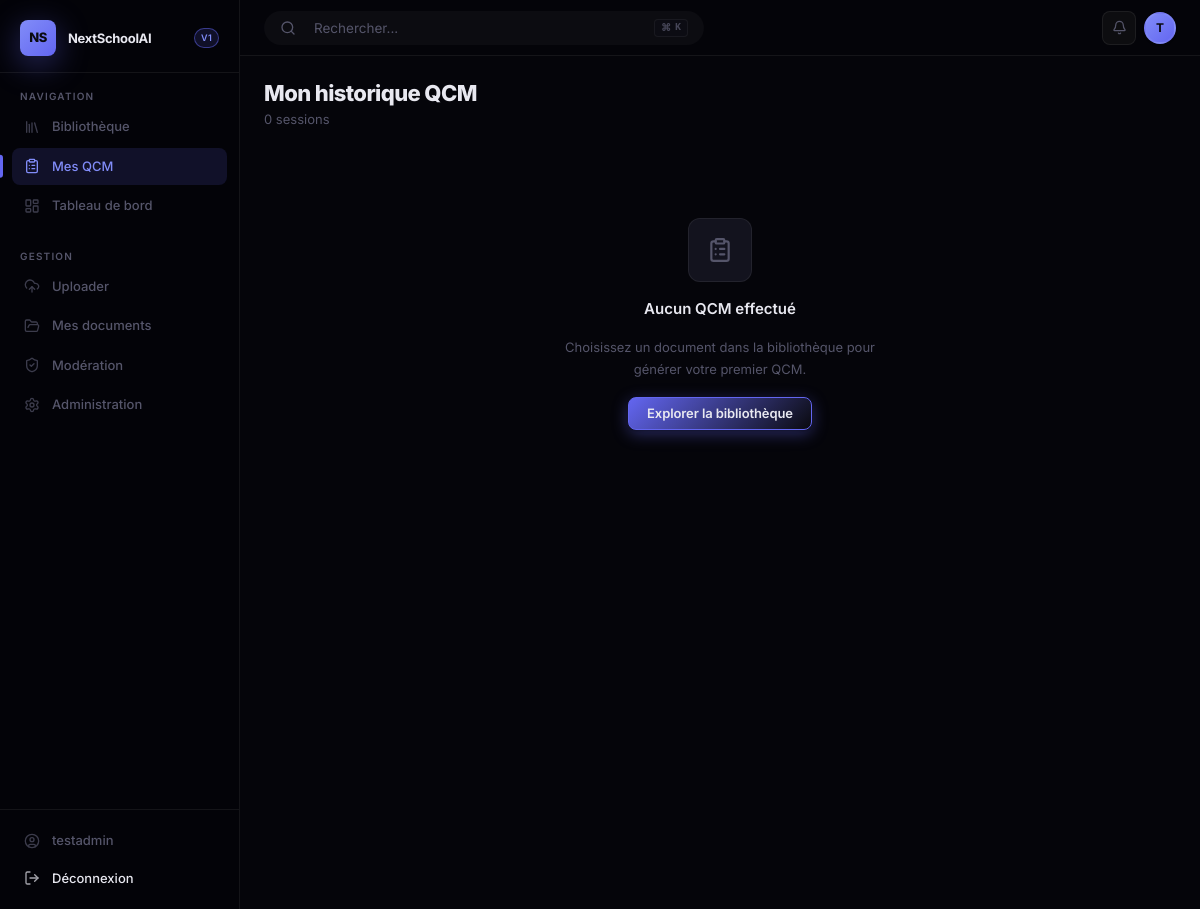
The app's page /qcm/historique/ (signed in), older data.
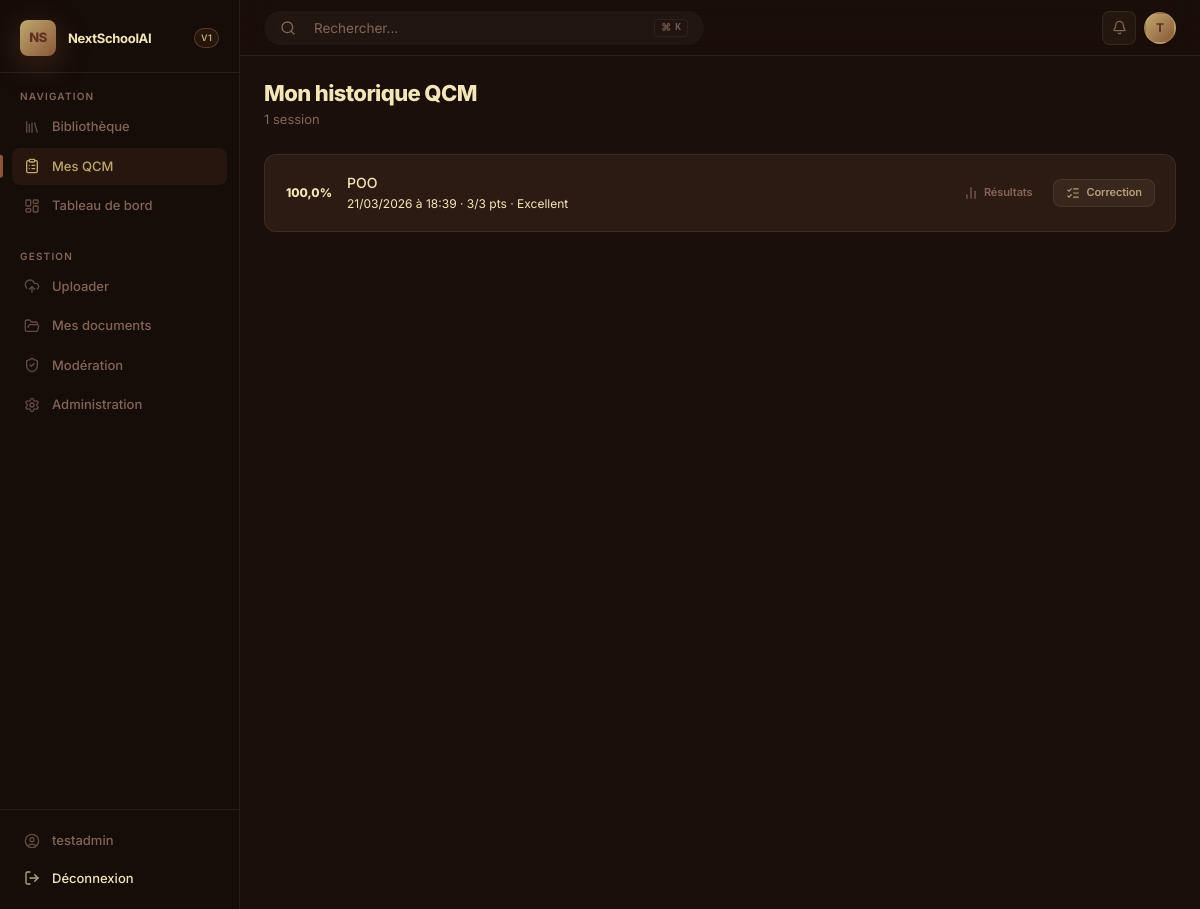
The same page, newer data.
### accounts/models.py (models this page shows, shortened)
class Utilisateur(AbstractUser):
    SEXE_CHOICES = [
        ('M', _('Masculin')),
        ('F', _('Féminin')),
        ('A', _('Autre')),
    ]
    THEME_CHOICES = [
        ('brownie',  'Brownie (chaud & sombre)'),
        ('midnight', 'Midnight (noir profond)'),
        ('arctic',   'Arctic (blanc épuré)'),
        ('forest',   'Forest (vert sombre)'),
        ('ocean',    'Ocean (bleu profond)'),
        ('rose',     'Rose (mauve chaud)'),
        ('noir',     'Noir (contraste élevé)'),
    ]
    avatar = models.ImageField(
        upload_to='avatars/',
        null=True,
        blank=True,
        verbose_name=_("Photo de profil")
    )
    sexe = models.CharField(
        max_length=1,
        choices=SEXE_CHOICES,
        blank=True,
        verbose_name=_("Sexe")
    )
    theme = models.CharField(
        max_length=20,
        choices=THEME_CHOICES,
        default='brownie',
        verbose_name=_("Thème visuel")
    )
    role = models.ForeignKey(
        Role,
        on_delete=models.SET_NULL,
        null=True,
        blank=True,
        related_name='utilisateurs',
        verbose_name=_("Rôle")
    )
    groups = models.ManyToManyField(
        'auth.Group',
        related_name='nextschool_utilisateurs',
        blank=True,
        verbose_name=_("Groupes"),
    )
    user_permissions = models.ManyToManyField(
        'auth.Permission',
        related_name='nextschool_utilisateurs',
        blank=True,
        verbose_name=_("Permissions utilisateur"),
    )
    objects = UtilisateurManager()
    class Meta:
        verbose_name        = _("Utilisateur")
        verbose_name_plural = _("Utilisateurs")
        ordering            = ['last_name', 'first_name']
    @property
    def est_enseignant(self):
        return self.role and self.role.code == 'enseignant'
    @property
    def est_admin(self):
        return self.is_superuser or (self.role and self.role.code == 'admin')

### quiz/models.py (models this page shows, shortened)
class SessionQCM(models.Model):
    STATUT_CHOICES = [
        ('en_cours',  _('En cours')),
        ('termine',   _('Terminé')),
        ('abandonne', _('Abandonné')),
    ]
    utilisateur = models.ForeignKey(
        settings.AUTH_USER_MODEL,
        on_delete=models.CASCADE,
        related_name='sessions_qcm',
        verbose_name=_("Utilisateur")
    )
    interaction = models.ForeignKey(
        'ia.InteractionIA',
        on_delete=models.CASCADE,
        related_name='sessions',
        verbose_name=_("Interaction IA (QCM source)"),
        null=True,
        blank=True
    )
    document = models.ForeignKey(
        'documents.Document',
        on_delete=models.SET_NULL,
        null=True,
        blank=True,
        related_name='sessions_qcm',
        verbose_name=_("Document source")
    )
    date_debut  = models.DateTimeField(auto_now_add=True, verbose_name=_("Date de début"))
    date_fin    = models.DateTimeField(blank=True, null=True, verbose_name=_("Date de fin"))
    statut      = models.CharField(
        max_length=20,
        choices=STATUT_CHOICES,
        default='en_cours',
        verbose_name=_("Statut")
    )
    score_obtenu    = models.PositiveSmallIntegerField(default=0, verbose_name=_("Score obtenu"))
    score_total     = models.PositiveSmallIntegerField(default=0, verbose_name=_("Score total possible"))
    nb_questions    = models.PositiveSmallIntegerField(default=0, verbose_name=_("Nombre de questions"))
    @property
    def pourcentage(self):
        if self.score_total == 0:
            return 0
        return round((self.score_obtenu / self.score_total) * 100, 1)
    @property
    def mention(self):
        pct = self.pourcentage
        if pct >= 90:
            return "Excellent"
        elif pct >= 75:
            return "Bien"
        elif pct >= 60:
            return "Assez bien"
        elif pct >= 50:
            return "Passable"
        return "Insuffisant"
    class Meta:
        verbose_name        = _("Session QCM")
        verbose_name_plural = _("Sessions QCM")
        ordering            = ['-date_debut']
        indexes             = [
            models.Index(fields=['utilisateur', 'statut']),
            models.Index(fields=['document', 'statut']),
        ]

### documents/models.py (models this page shows, shortened)
class Document(models.Model):
    STATUT_IA_CHOICES = [
        ('en_attente', _('En attente')),
        ('analyse',    _('Analysé')),
        ('valide',     _('Validé par IA')),
        ('rejete',     _('Rejeté par IA')),
    ]
    STATUT_DOC_CHOICES = [
        ('brouillon', _('Brouillon')),
        ('publie',    _('Publié')),
        ('archive',   _('Archivé')),
        ('rejete',    _('Rejeté')),
    ]
    titre       = models.CharField(max_length=300, verbose_name=_("Titre"))
    description = models.TextField(blank=True, verbose_name=_("Description"))
    url_fichier = models.FileField(
        upload_to=chemin_upload_document,
        validators=[FileExtensionValidator(allowed_extensions=['pdf', 'jpg', 'jpeg', 'png', 'webp'])],
        verbose_name=_("Fichier")
    )
    annee_academique = models.CharField(
        max_length=9,
        blank=True,
        verbose_name=_("Année académique"),
        help_text=_("Format : 2024-2025")
    )
    date_upload  = models.DateTimeField(auto_now_add=True, verbose_name=_("Date d'upload"))
    poids_fichier = models.DecimalField(
        max_digits=10,
        decimal_places=2,
        blank=True,
        null=True,
        verbose_name=_("Poids (Mo)")
    )
    version = models.PositiveSmallIntegerField(default=1, verbose_name=_("Version"))
    statut_ia = models.CharField(
        max_length=20,
        choices=STATUT_IA_CHOICES,
        default='en_attente',
        verbose_name=_("Statut IA"),
        db_index=True
    )
    statut_humain = models.BooleanField(
        default=False,
        verbose_name=_("Validé humainement")
    )
    statut_doc = models.CharField(
        max_length=20,
        choices=STATUT_DOC_CHOICES,
        default='brouillon',
        verbose_name=_("Statut du document"),
        db_index=True
    )
    date_validation          = models.DateTimeField(blank=True, null=True, verbose_name=_("Date de validation"))
    commentaire_validateur   = models.TextField(blank=True, verbose_name=_("Commentaire du validateur"))
    utilisateur = models.ForeignKey(
        settings.AUTH_USER_MODEL,
        on_delete=models.CASCADE,
        related_name='documents',
        verbose_name=_("Auteur/Uploadeur")
    )
    classe = models.ForeignKey(
        Classe,
        on_delete=models.SET_NULL,
        null=True,
        blank=True,
        related_name='documents',
        verbose_name=_("Classe")
    )
    matiere = models.ForeignKey(
        Matiere,
        on_delete=models.SET_NULL,
        null=True,
        blank=True,
        related_name='documents',
        verbose_name=_("Matière")
    )
    licence = models.ForeignKey(
        Licence,
        on_delete=models.SET_NULL,
        null=True,
        blank=True,
        related_name='documents',
        verbose_name=_("Licence")
    )
    class Meta:
        verbose_name        = _("Document")
        verbose_name_plural = _("Documents")
        ordering            = ['-date_upload']
        indexes = [
            models.Index(fields=['statut_doc', 'matiere']),
            models.Index(fields=['statut_doc', 'classe']),
            models.Index(fields=['utilisateur', 'statut_doc']),
        ]

### quiz/views.py (the view)
# urls.py: path('historique/',                    views.historique_qcm, name='historique'),
@login_required
def historique_qcm(request):
    sessions = SessionQCM.objects.filter(
        utilisateur=request.user
    ).select_related('document').order_by('-date_debut')
    return render(request, 'quiz/historique.html', {
        'sessions':   sessions,
        'titre_page': "Mon historique QCM",
    })

### templates/quiz/historique.html (shortened to what this page needs)
{% extends "base.html" %}
{% block nav_qcm %}active{% endblock %}
{% block content %}
<div class="page-header">
  <div class="page-header-left">
    <h1 class="page-title">Mon historique QCM</h1>
    <p class="page-subtitle">{{ sessions|length }} session{{ sessions|length|pluralize }}</p>
  </div>
</div>
{% if sessions %}
<div class="card">
  <div class="card-body" style="padding:0;">
    {% for session in sessions %}
    <div style="display:flex;align-items:center;gap:14px;padding:14px 20px;border-bottom:1px solid var(--border-color);">
      <div style="width:48px;height:48px;border-radius:50%;border:2px solid {% if session.pourcentage >= 60 %}var(--success){% elif session.pourcentage >= 40 %}var(--warning){% else %}var(--danger){% endif %};display:flex;flex-direction:column;align-items:center;justify-content:center;flex-shrink:0;">
        <span style="font-size:12px;font-weight:800;color:var(--text-primary);">{{ session.pourcentage }}%</span>
      </div>
      <div style="flex:1;min-width:0;">
        <div style="font-size:14px;font-weight:500;color:var(--text-primary);">
          {{ session.document.titre|default:"QCM sans titre"|truncatechars:50 }}
        </div>
        <div style="font-size:12px;color:var(--text-muted);margin-top:2px;">
          {{ session.date_debut|date:"d/m/Y à H:i" }} ·
          {{ session.score_obtenu }}/{{ session.score_total }} pts ·
          <span style="color:{% if session.pourcentage >= 60 %}var(--success){% elif session.pourcentage >= 40 %}var(--warning){% else %}var(--danger){% endif %};">{{ session.mention }}</span>
        </div>
      </div>
      <div style="display:flex;gap:8px;">
        <a href="{% url 'quiz:resultats' session.pk %}" class="btn btn-ghost btn-sm">
          <i data-lucide="bar-chart-2"></i> Résultats
        </a>
        <a href="{% url 'quiz:correction' session.pk %}" class="btn btn-secondary btn-sm">
          <i data-lucide="list-checks"></i> Correction
        </a>
      </div>
    </div>
    {% endfor %}
  </div>
</div>
{% else %}
<div class="empty-state">
  <div class="empty-icon"><i data-lucide="clipboard-list"></i></div>
  <h3 class="empty-title">Aucun QCM effectué</h3>
  <p class="empty-text">Choisissez un document dans la bibliothèque pour générer votre premier QCM.</p>
  <a href="{% url 'documents:liste' %}" class="btn btn-primary">Explorer la bibliothèque</a>
</div>
{% endif %}
{% endblock %}

### templates/base.html (shortened to what this page needs)
<!DOCTYPE html>
<html lang="fr" data-theme="{% if user.is_authenticated %}{{ user.theme|default:'brownie' }}{% else %}brownie{% endif %}">
<head>
  {% load static %}
  <link rel="stylesheet" href="{% static 'css/nextschoolai.css' %}?v=1.1">
</head>
<body>
{% if user.is_authenticated %}
<div class="app-layout">
  <aside class="sidebar">
    <div class="sidebar-brand">
      <div class="brand-logo">NS</div>
      <span class="brand-name">NextSchoolAI</span>
      <span class="brand-badge">v1</span>
    </div>
    <div class="sidebar-section">
      <div class="sidebar-section-title">Navigation</div>
      <nav class="sidebar-nav">
        <a href="{% url 'documents:liste' %}" class="nav-item {% block nav_bibliotheque %}{% endblock %}">
          <i data-lucide="library"></i>
          Bibliothèque
        </a>
        <a href="{% url 'quiz:historique' %}" class="nav-item {% block nav_qcm %}{% endblock %}">
          <i data-lucide="clipboard-list"></i>
          Mes QCM
        </a>
        <a href="{% url 'accounts:tableau_de_bord' %}" class="nav-item {% block nav_dashboard %}{% endblock %}">
          <i data-lucide="layout-dashboard"></i>
          Tableau de bord
        </a>
      </nav>
    </div>
    {% if user.est_enseignant or user.est_admin %}
    <div class="sidebar-section">
      <div class="sidebar-section-title">Gestion</div>
      <nav class="sidebar-nav">
        <a href="{% url 'documents:upload' %}" class="nav-item {% block nav_upload %}{% endblock %}">
          <i data-lucide="upload-cloud"></i>
          Uploader
        </a>
        <a href="{% url 'documents:mes_documents' %}" class="nav-item {% block nav_mes_docs %}{% endblock %}">
          <i data-lucide="folder-open"></i>
          Mes documents
        </a>
        {% if user.est_admin %}
        <a href="{% url 'documents:moderation' %}" class="nav-item {% block nav_moderation %}{% endblock %}">
          <i data-lucide="shield-check"></i>
          Modération
        </a>
        <a href="/admin/" class="nav-item">
          <i data-lucide="settings"></i>
          Administration
        </a>
        {% endif %}
      </nav>
    </div>
    {% endif %}
    <div class="sidebar-footer">
      <a href="{% url 'accounts:profil' %}" class="nav-item">
        <i data-lucide="user-circle"></i>
        {{ user.get_full_name|default:user.username }}
      </a>
      <a href="{% url 'accounts:deconnexion' %}" class="nav-item" style="color: var(--danger);">
        <i data-lucide="log-out"></i>
        Déconnexion
      </a>
    </div>
  </aside>
  <div class="main-content">
    <header class="topbar">
      <button class="topbar-search" id="btn-open-search" style="border:none; cursor:pointer; background:rgba(255,255,255,0.03); outline:none; font-family:var(--font-sans); display:flex; align-items:center; width:300px; padding:8px 16px; border-radius:100px; transition:background 0.2s;">
        <i data-lucide="search" style="width:16px; height:16px; margin-right:10px; color:var(--text-3);"></i>
        <span style="color:var(--text-3); font-size:13.5px; flex:1; text-align:left;">Rechercher...</span>
        <div style="background:var(--bg-secondary); padding:2px 6px; border-radius:4px; font-size:10px; color:var(--text-3); font-family:var(--font-mono); font-weight:600; border:1px solid var(--border); display:flex; gap:4px; opacity:0.8;">
          <span>⌘</span><span>K</span>
        </div>
      </button>
      <div class="topbar-actions">
        <button class="topbar-btn" title="Notifications">
          <i data-lucide="bell"></i>
        </button>
        <a href="{% url 'accounts:profil' %}">
          <div class="avatar" title="{{ user.username }}">
            {% if user.avatar %}
              <img src="{{ user.avatar.url }}" alt="Avatar" style="width:100%;height:100%;object-fit:cover;border-radius:50%;">
            {% else %}
              {{ user.first_name|first|default:user.username|first|upper }}
            {% endif %}
          </div>
        </a>
      </div>
    </header>
    <main class="page-content">
      {% block content %}{% endblock %}
    </main>
  </div>
</div>
{% endif %}
</body>
</html>

Row changes from the older to the newer data that the page shows:
changed Utilisateur "testadmin": theme "midnight" → "brownie" (drawn)
added SessionQCM: pourcentage "100,0", document.titre "POO", date_debut "21/03/2026 à 18:39", score_obtenu "3", score_total "3", mention "Excellent"
Text that changed along with them:
{{ sessions|length }}: "0" → "1"
text no longer shown: "Aucun QCM effectué Choisissez un document dans la bibliothèque pour générer votre premier QCM. Explorer la bibliothèque"
